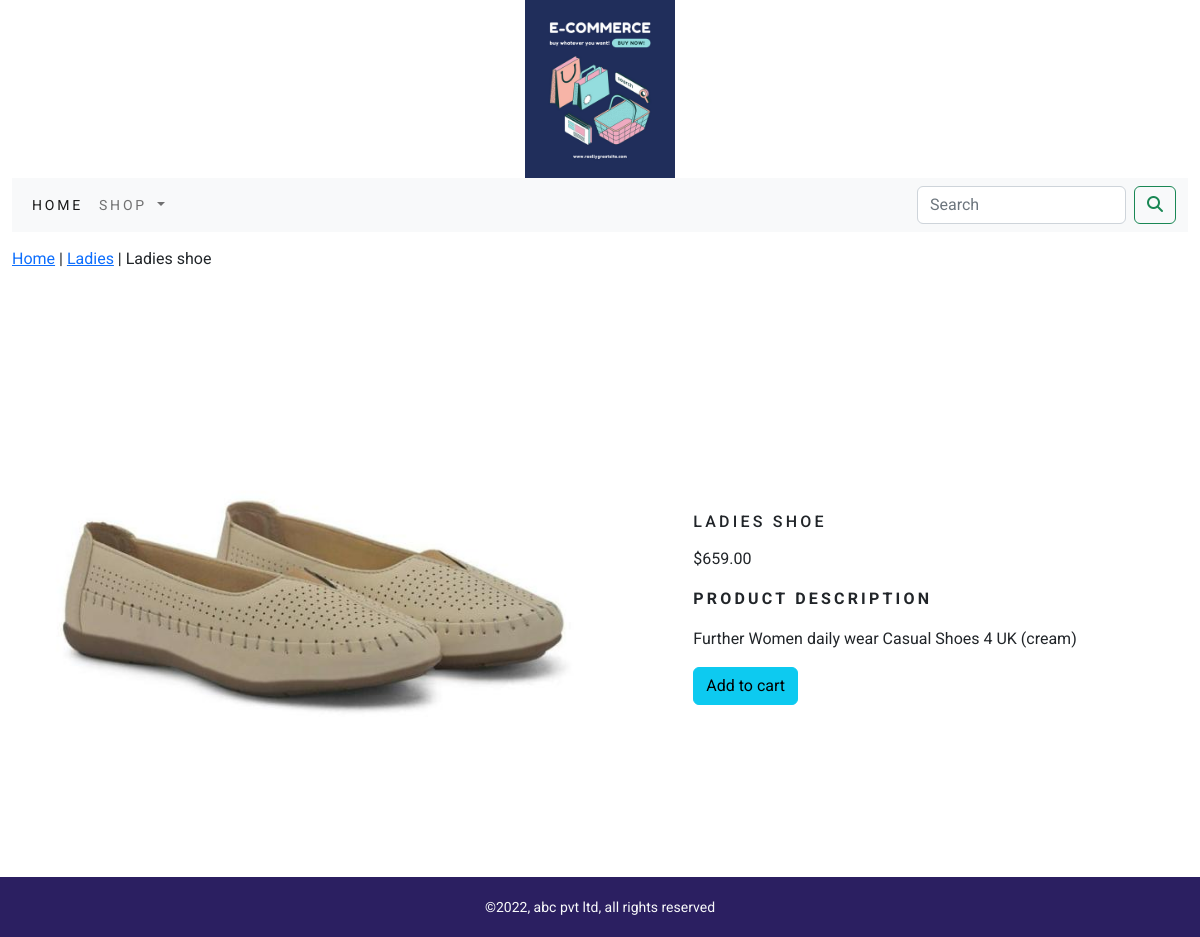
The app's page /ladies/ladies-shoe/ with its own data.
### shop/models.py (models this page shows, shortened)
class Product(models.Model):
    name = models.CharField(max_length=250, unique=True)
    slug = models.SlugField(max_length=250, unique=True)
    description = models.TextField(blank=True)
    price = models.DecimalField(max_digits=10, decimal_places=2)
    category = models.ForeignKey(Category, on_delete=models.CASCADE)
    image = models.ImageField(upload_to='ProductImages', blank=True)
    stock = models.IntegerField()
    available = models.BooleanField(default=True)
    created = models.DateTimeField(auto_now_add=True)
    updated = models.DateTimeField(auto_now=True)
    class Meta:
        ordering = ('name',)
        verbose_name = 'product'
        verbose_name_plural = 'products'

class Category(models.Model):
    name = models.CharField(max_length=250, unique=True)
    slug = models.SlugField(max_length=250, unique=True)
    description = models.TextField(blank=True)
    image = models.ImageField(upload_to='CategoryImages', blank=True)
    class Meta:
        ordering = ('name',)
        verbose_name = 'category'
        verbose_name_plural = 'categories'
    def get_url(self):
        return reverse('shop:productsbycat', args=[self.slug])
    def __str__(self):
        return '{}'.format(self.name)

### shop/views.py (the view)
# urls.py: path('<slug:c_slug>/<slug:product_slug>/', views.proDetail, name='proDetail')
def proDetail(request, c_slug, product_slug):
    try:
        product = Product.objects.get(category__slug=c_slug, slug=product_slug)
    except Exception as e:
        raise e
    return render(request, 'product.html', {'product': product})

### cart/context_processors.py (called while the page is built)
def counter(request):
    item_count = 0
    if 'admin' in request.path:
        return {}
    else:
        try:
            cart = Cart.objects.filter(cart_id=_cart_id(request))
            cart_items = CartItem.objects.all().filter(cart=cart[:1])
            for cart_item in cart_items:
                item_count += cart_item.quantity
        except Cart.DoesNotExist:
            item_count = 0
    return dict(item_count=item_count)

### cart/views.py (called while the page is built)
def _cart_id(request):
    cart = request.session.session_key
    if not cart:
        cart = request.session.create()
    return cart

### shop/context_processors.py (called while the page is built)
def menu_links(request):
    links = Category.objects.all()
    return dict(links=links)

### templates/product.html (shortened to what this page needs)
{% extends 'base.html' %}
{% block content %}
<div class="row my_prod_row_class">
    <div class="mx_auto">
        <p><a href="{% url 'shop:AllProdCat' %}">Home</a> | <a href="{{product.category.get_url}}">{{product.category}}</a> | {{product.name}}</p>
    </div>
</div>
<br>
<div class="container">
    <div class="row">
        <div class="col-12 col-lg-6 col-md-6 d-flex align-items-center justify-content-center" style="">
            <img class="img-fluid" src="{{product.image.url}}" alt="{{product.name}}">
        </div>
    <div class="col-12 col-lg-6 col-md-6 d-flex align-items-center justify-content-center">
        <div class="">
            <h1 class="my_title py-2">{{product.name }}</h1>
            <p>${{product.price}}</p>
            <p class="my_title"><b>product description</b></p>
            <p class="text-justify">{{product.description}}</p>
            {% if product.stock <= 0 %}
            <p class="text-justify"><b>Out of stock</b></p>
            {% else %}
            <a href="{% url 'cart:add_cart' product.id %}" class="btn btn-info">Add to cart</a>
            {% endif %}
        </div>
    </div>
        </div>
</div>
{% endblock %}

### static/css/custom.css (style rules this page uses)
body { font-family: 'Roboto', sans-serif; }
.my_title { font-size: 16px; text-transform: uppercase; letter-spacing: 0.2em; }
.my_prod_row_class { padding-top: 15px; padding-bottom: 20px; }

### records on screen
Product: category "Ladies", name "Ladies shoe", image (picture), name "LADIES SHOE", price "659.00", description "Further Women daily wear Casual Shoes 4 UK (cream)"
